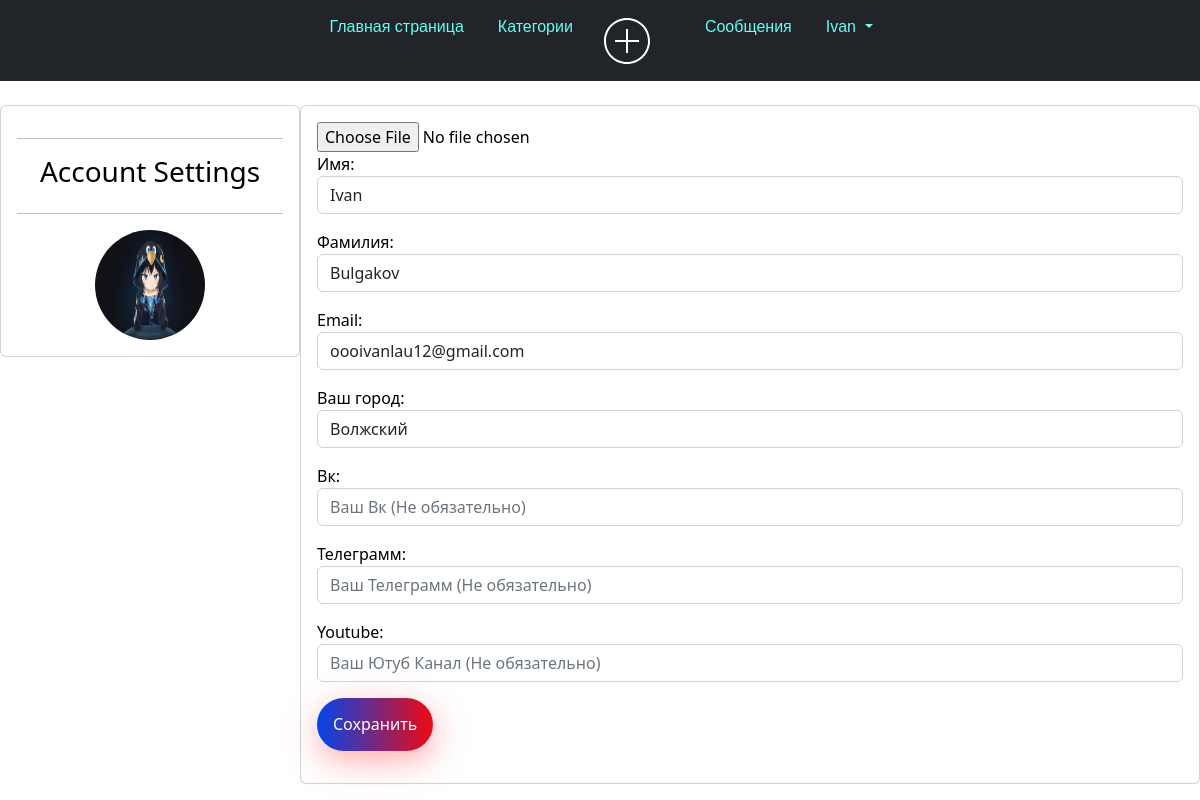
The page /me/ (signed in) on the database its author committed.
### user_profile/models.py (models this page shows, shortened)
class Profile(models.Model):
    user = models.OneToOneField(User, null=True, blank=True, on_delete=models.CASCADE)
    first_name = models.CharField(max_length=100)
    last_name = models.CharField(max_length=100)
    email = models.EmailField()
    telegram_url = models.URLField(blank=True, null=True)
    youtube_url = models.URLField(blank=True, null=True)
    vk_url = models.URLField(blank=True, null=True)
    profile_picture = models.ImageField("Изображения", default="profile_pictures/default_profile_picture.jpg",
                                        null=True,
                                        blank=True, upload_to='media/profile_pictures')
    city = models.CharField(max_length=100)

### user_profile/views.py (the view)
# urls.py: path('', views.settings_profile, name='profile'),
@login_required
def settings_profile(request):
    user = request.user
    profile, created = Profile.objects.get_or_create(user=user)
    if request.method == 'POST':
        form = ProfileForm(request.POST, request.FILES, instance=profile, user=user)
        if form.is_valid():
            form.save()
            return redirect('user_home')
    else:
        form = ProfileForm(instance=profile, user=user)
    context = {'form': form}
    return render(request, 'settings_profile.html', context)

### user_profile/templates/settings_profile.html (shortened to what this page needs)
{% extends 'tasks_app/layout.html' %}
{% block content %}
<br>
<div class="row">
    <div class="col-md-3">
        <div class="card card-body">
            <hr>
            <h3 style="text-align: center">Account Settings</h3>
            <hr>
            <img class="profile-pic" id="preview" src="{{ request.user.profile.profile_picture.url }}">
        </div>
    </div>
    <div class="col-md-9">
        <div class="card card-body">
            <form method="POST" enctype="multipart/form-data">
                <input type="file" id="fileInput" name="profile_picture" accept="image/*" onchange="previewImage()">
                <p>Имя: {{ form.first_name }}
                <p>Фамилия: {{ form.last_name }}
                <p>Email: {{ form.email }}
                <p>Ваш город: {{ form.city }}
                <p>Вк: {{ form.vk_url }}</p>
                <p>Телеграмм: {{ form.telegram_url }}</p>
                <p>Youtube: {{ form.youtube_url }}</p>
                <button class='color-btn' type="submit">Сохранить</button>
            </form>
        </div>
    </div>
</div>
{% endblock %}

### tasks_app/templates/tasks_app/layout.html (shortened to what this page needs)
{% load static %}
{% load pwa %}
<html lang="en">
<head>
    <link rel="stylesheet" href="https://cdn.jsdelivr.net/npm/bootstrap@5.2.3/dist/css/bootstrap.min.css">
    <link rel="stylesheet" href="{% static 'tasks_app/css/tasks_app.css' %}">
</head>
<body>
<aside>
    <div class="bar">
        <ul class="nav justify-content-center navbar navbar-expand-lg navbar-dark bg-dark ">
            <li class="nav-item">
                <a class="nav-link active" aria-current="page" href="{% url 'home' %}">Главная страница</a>
            </li>
            <li class="nav-item">
                <a class="nav-link" href="{% url 'category' %}">Категории</a>
            </li>
            <li class="nav-item">
                <a href="{% url 'create' %}" class="bloc-icon">
                    <div class="img">
                    </div>
                </a>
            </li>
            {% if request.user.is_authenticated %}
            <li class="nav-item">
                <a class="nav-link active" aria-current="page" href="{% url 'inbox' %}">Сообщения</a>
            </li>
            {% endif %}
            <ul class="nav justify-content-end">
                {% if request.user.is_authenticated %}
                <li class="nav-item dropdown">
                    <a class="nav-link dropdown-toggle" href="#" role="button" data-bs-toggle="dropdown"
                       aria-expanded="false">
                        {{ user.username }}
                    </a>
                    {% else %}
            </ul>
            <li class="nav-item">
                <a class="nav-link" href="{% url 'register' %}">Регистрация</a>
            </li>
            <li class="nav-item"><a class="nav-link" href="{% url 'login' %}">Войти</a>
                {% endif %}
            </li>
        </ul>
    </div>
</aside>
                    <link href='https://unpkg.com/css.gg@2.0.0/icons/css/list.css' rel='stylesheet'>
<main>
    {% block content %}
    {% endblock %}
</main>
</body>
</html>

### tasks_app/static/tasks_app/css/tasks_app.css (style rules this page uses)
html, body { width: 100%; height:100%; }
body { background: #0B0C10; }
.card { background-color: var(--var-bgcolor); color: var(--var-fontcolor); }
:root { --var-bgcolor: #fff; --var-fontcolor: #000; }
body { background-color: var(--var-bgcolor); color: var(--var-fontcolor); }
li { display: inline-block; }
.nav-link { margin-top: 18px; margin-block: 26px; margin-block-start: -1px; margin-left: 2px; color: #66FCF1; }
.bloc-icon { display: flex; justify-content: center; align-items: center; }
.img { width: 98px; border-radius: 50%; position: relative; left: -12px; }
.justify-content-center { justify-content: center!important; margin-top: 0px; font-family: "Poppins", sans-serif; }
.justify-content-end { justify-content: flex-end!important; margin-top: 0px; font-family: "Poppins", sans-serif; }

### user_profile/templates/settings_profile.html (style rules this page uses)
.profile-pic { max-width: 157px; max-height: 200px; margin: auto; width: 400; height: auto; }
.color-btn { border: none; outline: none; background: linear-gradient(90deg, #0045ea, #f0090f); padding: 0.9rem 1rem; border-radius: 50px; color: white; font-size: 1.0rem; box-shadow: 1px 10px 2rem rgba(255, 94, 98, 0.5); transition: all 0.2s ease-in; text-decoration: none; }
.card { background-color: var(--var-bgcolor); color: var(--var-fontcolor); }
:root { --var-bgcolor: #fff; --var-fontcolor: #000; }
.row { --bs-gutter-x: 0rem; }
.profile-pic { height: 110px; width: 110px; border-radius: 100%; }

### rows shown on the page
Profile: first_name "Ivan", last_name "Bulgakov", email "oooivanlau12@gmail.com", city "Волжский"

### other values the page prints
{{ user.username }} "Ivan"
